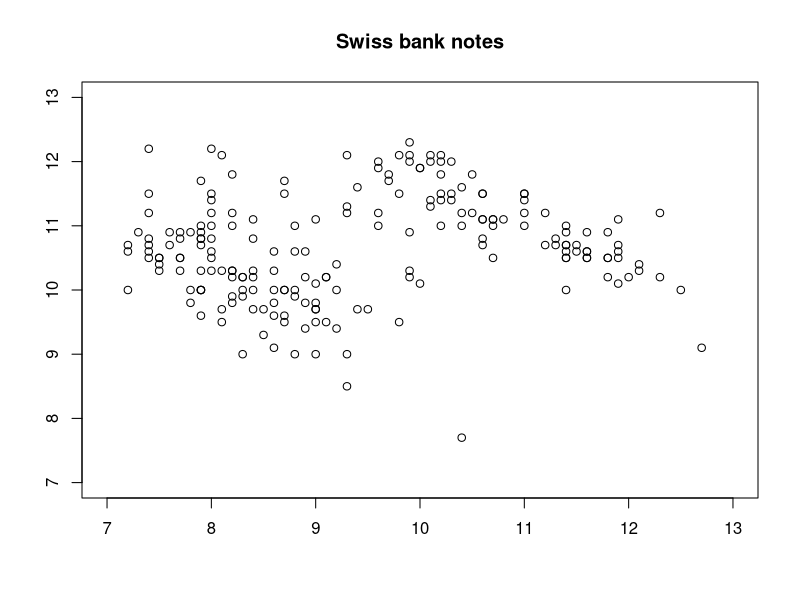

The R source for this figure:

# clear all variables
rm(list = ls(all = TRUE))
graphics.off()

# load data
x = read.table("bank2.dat")

# plot
plot(x[, 4], x[, 5], ylab = "", xlab = "", ylim = c(7, 13), xlim = c(7, 13))
title("Swiss bank notes")
